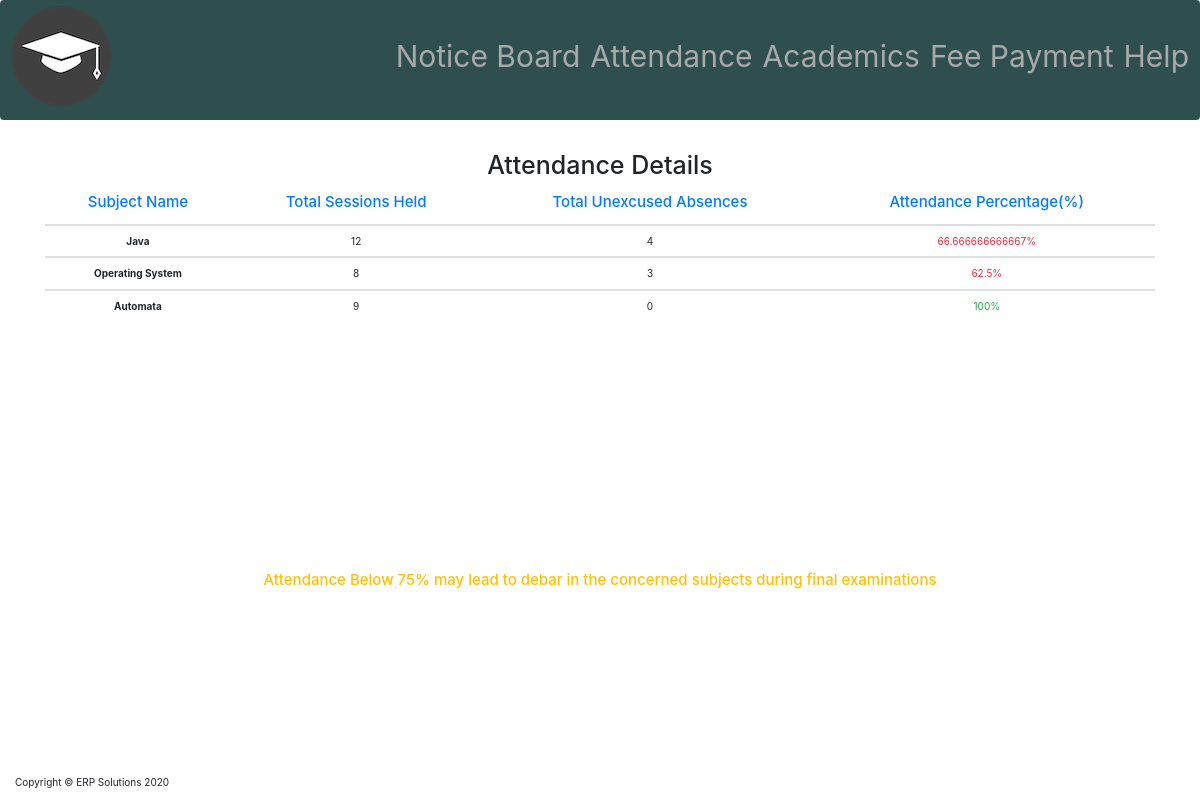
The app's page /attendance.php (signed in) with its own data.
### tables this page shows
CREATE TABLE `AttendanceDetails` (
  `EnrollmentNo` int(11) NOT NULL,
  `Subject_Name` varchar(30) DEFAULT NULL,
  `Attendance` varchar(12) DEFAULT NULL,
  `Total_Sessions_Held` int(11) DEFAULT NULL,
  `Total_Absent` int(11) DEFAULT NULL
);

### attendance.php (the view, shortened to what this page needs)
<?php
   if(isset($_SESSION['login_user'])) {
    $EnrollmentNo = $_SESSION['login_user'];
}
?>
<?php include "header.php" ?>
         <?php include "navbar.php"; ?>
         <div class="container text-center">
     <table class="table">
        <h1 style="margin-top: 150px;">Attendance Details</h1>
   <thead>
    <tr class="text-primary">
      <th scope="col"><h4>Subject Name</h4></th>
      <th scope="col"><h4>Total Sessions Held</th>
      <th scope="col"><h4>Total Unexcused Absences</h4></th>
      <th scope="col"><h4>Attendance Percentage(%)</h4></th>
    </tr>
  </thead>
           <?php
         $query = "SELECT * FROM AttendanceDetails WHERE EnrollmentNo = '{$EnrollmentNo}' ";
         $select_user_profile_query = mysqli_query($connection, $query);
           while($data = mysqli_fetch_array($select_user_profile_query)){
              ?>
  <tbody>
    <tr>
      <th scope="row"><?php echo $data['Subject_Name']; ?></th>
      <td><?php echo $data['Total_Sessions_Held']; ?></td>
      <td><?php echo $data['Total_Absent']; ?></td>
      <td><?php $percentage = (($data['Total_Sessions_Held']-$data['Total_Absent'])/$data['Total_Sessions_Held'])*100;
      if ($percentage<75){
        ?>
        <div class="text-danger">
          <?php echo "$percentage%"; ?>
        </div>
        <?php
      }
      else{
        ?>
        <div class="text-success">
          <?php echo "$percentage%";?>
        </div>
        <?php
      }
      ?></td>
<?php
         }
           ?>
    </tr>
  </tbody>
</table>
<div class="warning" style="margin-top: 250px;">
<div class="text-warning">
  <h4>Attendance Below 75% may lead to debar in the concerned subjects during final examinations</h4>
</div>
</div>
 </div>
 <?php include "footnote.php"; ?>
<?php include "footer.php"; ?>

### assets/css/dash.css (style rules this page uses)
body { height:100% !important; padding:0 !important; margin:0 !important; }

### records on screen
attendancedetails: Subject_Name "Java", Total_Sessions_Held "12", Total_Absent "4", percentage "66.666666666667"
attendancedetails: Subject_Name "Operating System", Total_Sessions_Held "8", Total_Absent "3", percentage "62.5"
attendancedetails: Subject_Name "Automata", Total_Sessions_Held "9", Total_Absent "0", percentage "100"

### other values on screen
$title "Notice Board"
$title "Attendance"
$title "Academics"
$title "Fee Payment"
$title "Help"
